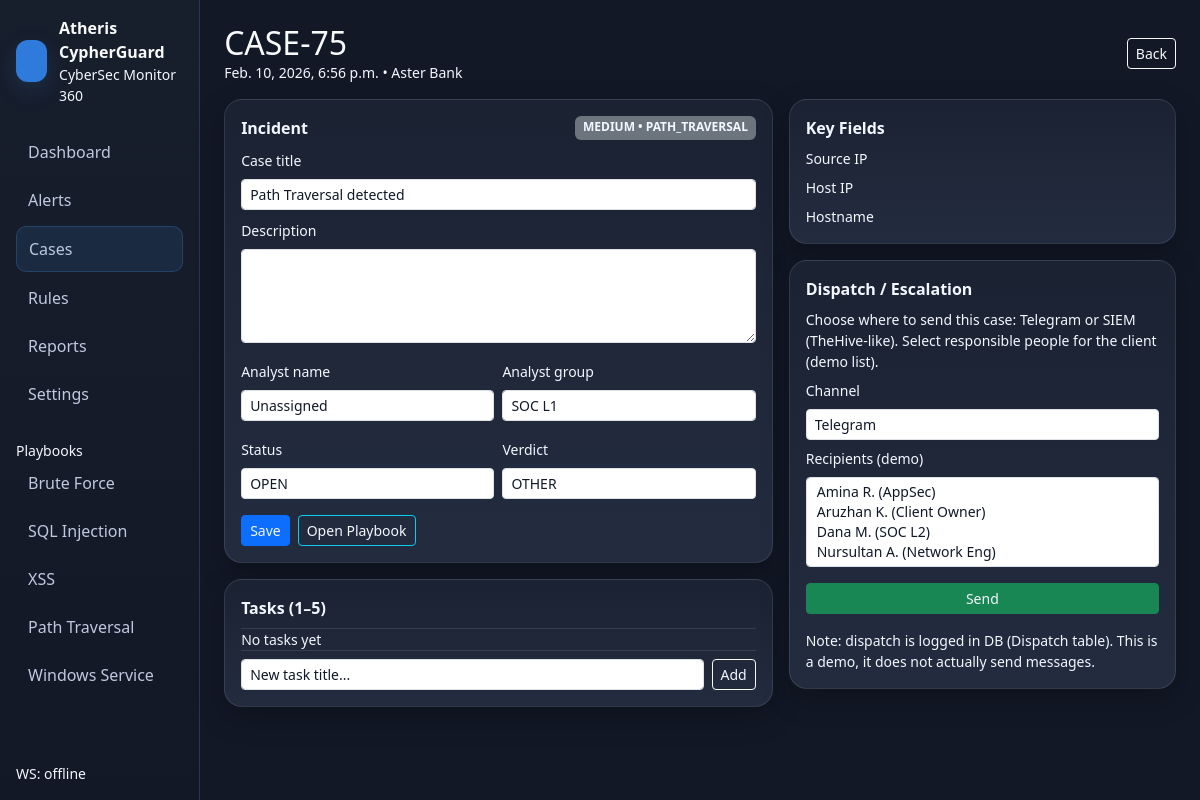
/cases/75/, run on the app's committed database.
### soc/models.py (models this page shows, shortened)
class Case(models.Model):
    created_at = models.DateTimeField(default=timezone.now)
    updated_at = models.DateTimeField(default=timezone.now)
    client = models.ForeignKey("core.Client", on_delete=models.CASCADE, related_name="cases")
    severity = models.CharField(max_length=16, choices=Severity.choices)
    incident_type = models.CharField(max_length=40, choices=IncidentType.choices)
    status = models.CharField(max_length=16, choices=CaseStatus.choices, default=CaseStatus.OPEN)
    verdict = models.CharField(max_length=20, choices=Verdict.choices, default=Verdict.OTHER)
    title = models.CharField(max_length=220)
    description = models.TextField(blank=True, default="")
    analyst_name = models.CharField(max_length=80, default="Unassigned")
    analyst_group = models.CharField(max_length=80, default="SOC L1")
    source_ip = models.CharField(max_length=64, blank=True, default="")
    host_ip = models.CharField(max_length=64, blank=True, default="")
    hostname = models.CharField(max_length=120, blank=True, default="")
    evidence = models.JSONField(default=dict)

### core/models.py (models this page shows, shortened)
class Client(models.Model):
    name = models.CharField(max_length=120, unique=True)
    sla_critical_min = models.IntegerField(default=60)     # 15-60
    sla_high_min = models.IntegerField(default=240)        # 1-4h
    sla_medium_min = models.IntegerField(default=480)      # 4-8h
    sla_low_min = models.IntegerField(default=1440)        # 24-72h

### soc/views.py (the view)
# urls.py: path("cases/<int:case_id>/", soc_views.case_detail_page, name="case_detail"),
def case_detail_page(request, case_id: int):
    lang = _ui_lang(request)
    case = get_object_or_404(Case, id=case_id)
    client_employees = list(case.client.employees.all().order_by("full_name")[:5])
    return render(request, "case_detail.html", {
        "lang": lang,
        "case": case,
        "employees": client_employees,
        "statuses": CaseStatus.values,
        "verdicts": Verdict.values,
    })

### soc/views.py (called while the page is built)
def _ui_lang(request):
    return request.session.get("ui_lang", "en")

### templates/case_detail.html (shortened to what this page needs)
{% extends "base.html" %}
{% block content %}
<div class="d-flex justify-content-between align-items-center mb-3">
  <div>
    <h2 class="m-0">CASE-{{ case.id }}</h2>
    <div class="small text-secondary">{{ case.created_at }} • {{ case.client.name }}</div>
  </div>
  <a class="btn btn-sm btn-outline-light" href="/cases/">Back</a>
</div>
<div class="row g-3">
  <div class="col-12 col-lg-7">
    <div class="card card-dark p-3 mb-3">
      <div class="d-flex justify-content-between">
        <div class="fw-semibold">Incident</div>
        <div class="badge bg-secondary">{{ case.severity }} • {{ case.incident_type }}</div>
      </div>
      <div class="mt-2">
        <label class="form-label small text-secondary">Case title</label>
        <input class="form-control form-control-sm" id="caseTitle" value="{{ case.title }}">
      </div>
      <div class="mt-2">
        <label class="form-label small text-secondary">Description</label>
        <textarea class="form-control form-control-sm" rows="4" id="caseDesc">{{ case.description }}</textarea>
      </div>
      <div class="row g-2 mt-2">
        <div class="col-6">
          <label class="form-label small text-secondary">Analyst name</label>
          <input class="form-control form-control-sm" id="analystName" value="{{ case.analyst_name }}">
        </div>
        <div class="col-6">
          <label class="form-label small text-secondary">Analyst group</label>
          <input class="form-control form-control-sm" id="analystGroup" value="{{ case.analyst_group }}">
        </div>
      </div>
      <div class="row g-2 mt-2">
        <div class="col-6">
          <label class="form-label small text-secondary">Status</label>
          <select class="form-select form-select-sm" id="caseStatus">
            {% for s in statuses %}<option value="{{ s }}" {% if case.status == s %}selected{% endif %}>{{ s }}</option>{% endfor %}
          </select>
        </div>
        <div class="col-6">
          <label class="form-label small text-secondary">Verdict</label>
          <select class="form-select form-select-sm" id="caseVerdict">
            {% for v in verdicts %}<option value="{{ v }}" {% if case.verdict == v %}selected{% endif %}>{{ v }}</option>{% endfor %}
          </select>
        </div>
      </div>
      <div class="d-flex gap-2 mt-3">
        <button class="btn btn-sm btn-primary" onclick="window.MONITOR.saveCase({{ case.id }})">Save</button>
        <a class="btn btn-sm btn-outline-info" href="/playbooks/{% if case.incident_type == 'BRUTE_FORCE' %}bruteforce{% elif case.incident_type == 'SQL_INJECTION' %}sqli{% elif case.incident_type == 'XSS' %}xss{% elif case.incident_type == 'PATH_TRAVERSAL' %}path-traversal{% else %}win-service{% endif %}/">Open Playbook</a>
      </div>
    </div>
    <div class="card card-dark p-3">
      <div class="fw-semibold mb-2">Tasks (1–5)</div>
      <div class="list-group list-group-flush">
        {% for t in case.tasks.all %}
          <button class="list-group-item list-group-item-dark d-flex justify-content-between align-items-center" onclick="window.MONITOR.toggleTask({{ case.id }}, {{ t.id }})">
            <span>
              {% if t.done %}✅{% else %}⬜{% endif %} {{ t.title }}
            </span>
            <span class="small text-secondary">toggle</span>
          </button>
        {% empty %}
          <div class="text-secondary small">No tasks yet</div>
        {% endfor %}
      </div>
      <div class="mt-2 d-flex gap-2">
        <input class="form-control form-control-sm" id="newTaskTitle" placeholder="New task title...">
        <button class="btn btn-sm btn-outline-light" onclick="window.MONITOR.addTask({{ case.id }})">Add</button>
      </div>
    </div>
  </div>
  <div class="col-12 col-lg-5">
    <div class="card card-dark p-3 mb-3">
      <div class="fw-semibold mb-2">Key Fields</div>
      <div class="row g-2 small">
        <div class="col-6 text-secondary">Source IP</div><div class="col-6">{{ case.source_ip }}</div>
        <div class="col-6 text-secondary">Host IP</div><div class="col-6">{{ case.host_ip }}</div>
        <div class="col-6 text-secondary">Hostname</div><div class="col-6">{{ case.hostname }}</div>
      </div>
    </div>
    <div class="card card-dark p-3">
      <div class="fw-semibold mb-2">Dispatch / Escalation</div>
      <div class="small text-secondary mb-2">Choose where to send this case: Telegram or SIEM (TheHive-like). Select responsible people for the client (demo list).</div>
      <label class="form-label small text-secondary">Channel</label>
      <select class="form-select form-select-sm" id="dispatchChannel">
        <option value="TELEGRAM">Telegram</option>
      </select>
      <label class="form-label small text-secondary mt-2">Recipients (demo)</label>
      <select class="form-select form-select-sm" multiple id="dispatchRecipients">
        {% for e in employees %}
          <option value="{{ e.telegram_handle|default:e.email }}">{{ e.full_name }} ({{ e.role }})</option>
        {% endfor %}
      </select>
      <button class="btn btn-sm btn-success mt-3" onclick="window.MONITOR.dispatchCase({{ case.id }})">Send</button>
      <div class="mt-3 small text-secondary">
        Note: dispatch is logged in DB (Dispatch table). This is a demo, it does not actually send messages.
      </div>
    </div>
  </div>
</div>
{% endblock %}

### static/style.css (style rules this page uses)
:root { --bg:#121826; --panel:#1b2232; --panel2:#232c3f; --border:#2b3750; --accent:#4aa3ff; }
.app-bg { background: var(--bg); }
.card-dark { background: linear-gradient(180deg, var(--panel), var(--panel2)); border: 1px solid var(--border); border-radius: 18px; box-shadow: 0 10px 28px rgba(0,0,0,.25); }
.card-dark { border: 1px solid rgba(255,255,255,.10); }
body, .app-bg { color: #F3F7FF; }
.card-dark, .card-dark * { color: #F3F7FF !important; opacity: 1 !important; }
.text-secondary, .text-muted, .small, small { color: #F3F7FF !important; opacity: 1 !important; }
.card-dark h1, .card-dark h2, .card-dark h3, .card-dark h4, .card-dark h5, .card-dark li, .card-dark p, .card-dark label, .card-dark span, .card-dark div { color: #F3F7FF !important; opacity: 1 !important; }
.card-dark .form-control, .card-dark .form-select { color: #F3F7FF !important; }
.card-dark .form-control::placeholder { color: rgba(243,247,255,.75) !important; opacity: 1 !important; }
select.form-select, select.form-select option { color: #111827 !important; background: #ffffff !important; }
.card-dark input.form-control, .card-dark textarea.form-control, .card-dark select.form-select { color: #111827 !important; background-color: #ffffff !important; -webkit-text-fill-color: #111827 !important; }
.card-dark input.form-control::placeholder, .card-dark textarea.form-control::placeholder { color: #6b7280 !important; opacity: 1 !important; }
.card-dark select.form-select option { color: #111827 !important; background: #ffffff !important; }

### data on the page
Case: id "75", created_at "Feb. 10, 2026, 6:56 p.m.", client.name "Aster Bank", severity "MEDIUM", incident_type "PATH_TRAVERSAL", title "Path Traversal detected", analyst_name "Unassigned", analyst_group "SOC L1", status "OPEN", verdict "OTHER"
